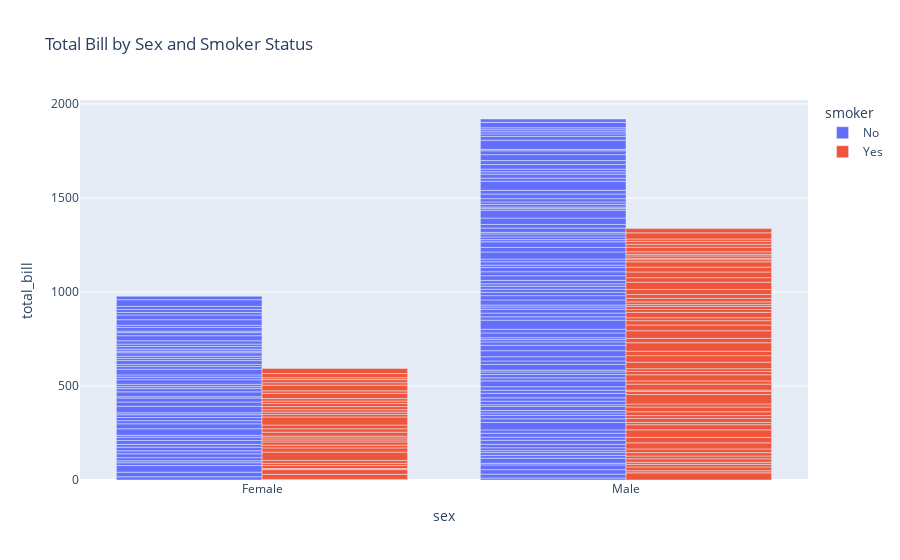

Here is the notebook cell this chart was saved with:
### Markdown cell above
## **Bar Plot**

A barplot shows the relationship between a numeric and a categoric variable. Each entity of the categoric variable is represented as a bar. The size of the bar represents its numeric value.

### Code cell
fig = px.bar(
    data_frame = df,
    x = 'sex',
    y = 'total_bill',
    color = 'smoker',
    barmode = 'group',
    title = 'Total Bill by Sex and Smoker Status'
)

fig.show()

### Figure 1 — Plotly figure (JSON) as saved in the notebook; plotly's stock layout.template omitted (floating-point values rounded to 4 significant figures; data arrays with more than 128 entries replaced by an {"elided": "..."} marker saying what was removed)
{"data": [{"alignmentgroup": "True", "hovertemplate": "smoker=No<br>sex=%{x}<br>total_bill=%{y}<extra></extra>", "legendgroup": "No", "marker": {"color": "#636efa", "pattern": {"shape": ""}}, "name": "No", "offsetgroup": "No", "orientation": "v", "showlegend": true, "textposition": "auto", "type": "bar", "x": {"elided": "151 str values"}, "xaxis": "x", "y": {"elided": "151 float values"}, "yaxis": "y"}, {"alignmentgroup": "True", "hovertemplate": "smoker=Yes<br>sex=%{x}<br>total_bill=%{y}<extra></extra>", "legendgroup": "Yes", "marker": {"color": "#EF553B", "pattern": {"shape": ""}}, "name": "Yes", "offsetgroup": "Yes", "orientation": "v", "showlegend": true, "textposition": "auto", "type": "bar", "x": ["Male", "Male", "Male", "Male", "Male", "Male", "Female", "Male", "Female", "Female", "Male", "Male", "Male", "Male", "Female", "Female", "Male", "Male", "Male", "Male", "Female", "Female", "Female", "Female", "Male", "Male", "Male", "Female", "Male", "Female", "Female", "Female", "Male", "Male", "Male", "Male", "Male", "Male", "Male", "Male", "Female", "Male", "Male", "Male", "Male", "Male", "Male", "Female", "Male", "Female", "Male", "Male", "Female", "Male", "Male", "Male", "Male", "Female", "Female", "Male", "Male", "Female", "Female", "Female", "Male", "Female", "Male", "Male", "Male", "Female", "Male", "Male", "Female", "Female", "Female", "Male", "Male", "Male", "Female", "Male", "Female", "Male", "Male", "Female", "Female", "Female", "Male", "Male", "Male", "Male", "Male", "Female", "Male"], "xaxis": "x", "y": [38.01, 11.24, 20.29, 13.81, 11.02, 18.29, 3.07, 15.01, 26.86, 25.28, 17.92, 19.44, 32.68, 28.97, 5.75, 16.32, 40.17, 27.28, 12.03, 21.01, 11.35, 15.38, 44.3, 22.42, 15.36, 20.49, 25.21, 14.31, 16, 17.51, 10.59, 10.63, 50.81, 15.81, 7.25, 31.85, 16.82, 32.9, 17.89, 14.48, 9.6, 34.63, 34.65, 23.33, 45.35, 23.17, 40.55, 20.9, 30.46, 18.15, 23.1, 15.69, 19.81, 28.44, 15.48, 16.58, 10.34, 43.11, 13, 13.51, 18.71, 12.74, 13, 16.4, 20.53, 16.47, 26.59, 38.73, 24.27, 12.76, 30.06, 25.89, 13.27, 28.17, 12.9, 28.15, 11.59, 7.74, 30.14, 12.16, 13.42, 8.58, 13.42, 16.27, 10.09, 22.12, 24.01, 15.69, 15.53, 12.6, 32.83, 27.18, 22.67], "yaxis": "y"}], "layout": {"autosize": true, "barmode": "group", "legend": {"title": {"text": "smoker"}, "tracegroupgap": 0}, "title": {"text": "Total Bill by Sex and Smoker Status"}, "xaxis": {"anchor": "y", "autorange": false, "domain": [0, 1], "range": [-0.5, 1.5], "title": {"text": "sex"}, "type": "category"}, "yaxis": {"anchor": "x", "autorange": true, "domain": [0, 1], "range": [0, 2021.0], "title": {"text": "total_bill"}, "type": "linear"}}}
